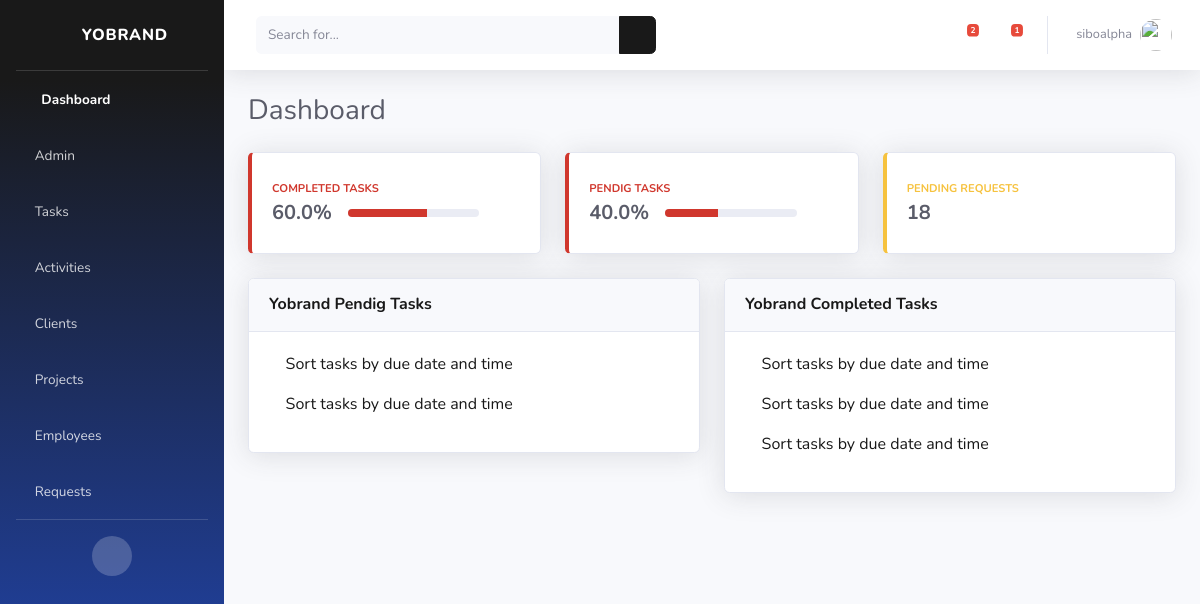
The app's page / (signed in) with its own data.
### cms/models.py (models this page shows, shortened)
class Task(models.Model):
    title = models.CharField(max_length=40, null=True)
    description = models.TextField(max_length=200, null=True)
    employee = models.ForeignKey(User, on_delete=models.SET_NULL, null=True)
    project = models.ForeignKey(Project, on_delete=models.SET_NULL ,null=True)
    complete = models.BooleanField(default=False)
    due_date = models.DateField(auto_now_add=False, null=True)
    due_time = models.TimeField(auto_now_add=False, null=True)

### cms/decorators.py (the view)
    def wrapper_func(request, *args, **kwargs):
        group = None
        if request.user.groups.exists():
            group = request.user.groups.all()[0].name
            if group == 'employees':
                return redirect('tasks')
            if group == 'managers':
                return view_func(request, *args, **kwargs)
            else:
                return HttpResponse("You are not our employee")

### cms/models.py (called while the page is built)
    def shortrequest(self):
        return self.description[0:50]+"..."

### cms/templates/cms/dashboard.html (shortened to what this page needs)
{% extends 'cms/base.html' %}
{% block content %}
<div class="container-fluid">
    <div class="d-sm-flex align-items-center justify-content-between mb-4">
        <h1 class="h3 mb-0 text-gray-800">Dashboard</h1>
    </div>
    <div class="row">
        <div class="col-xl-4 col-md-3 mb-4">
            <div class="card border-left-info shadow h-100 py-2">
                <div class="card-body">
                    <div class="row no-gutters align-items-center">
                        <div class="col mr-2">
                            <div class="text-xs font-weight-bold text-info text-uppercase mb-1"> Completed Tasks
                            </div>
                            <div class="row no-gutters align-items-center">
                                <div class="col-auto">
                                    <div class="h5 mb-0 mr-3 font-weight-bold text-gray-800">{{y}}%</div>
                                </div>
                                <div class="col">
                                    <div class="progress progress-sm mr-2">
                                        <div class="progress-bar bg-info" role="progressbar" style="width: var(--completed)"
                                            aria-valuenow="{{y}}" aria-valuemin="0" aria-valuemax="100"></div>
                                    </div>
                                </div>
                            </div>
                        </div>
                        <div class="col-auto">
                            <i class="fas fa-clipboard-list fa-2x text-gray-300"></i>
                        </div>
                    </div>
                </div>
            </div>
        </div>
        <div class="col-xl-4 col-md-6 mb-4">
            <div class="card border-left-info shadow h-100 py-2">
                <div class="card-body">
                    <div class="row no-gutters align-items-center">
                        <div class="col mr-2">
                            <div class="text-xs font-weight-bold text-info text-uppercase mb-1">Pendig Tasks
                            </div>
                            <div class="row no-gutters align-items-center">
                                <div class="col-auto">
                                    <div class="h5 mb-0 mr-3 font-weight-bold text-gray-800">{{x}}%</div>
                                </div>
                                <div class="col">
                                    <div class="progress progress-sm mr-2">
                                        <div class="progress-bar bg-info" role="progressbar" style="width: var(--uncompleted); color: green !important;"
                                            aria-valuenow="{{x}}" aria-valuemin="0" aria-valuemax="100"></div>
                                    </div>
                                </div>
                            </div>
                        </div>
                        <div class="col-auto">
                            <i class="fas fa-clipboard-list fa-2x text-gray-300"></i>
                        </div>
                    </div>
                </div>
            </div>
        </div>
        <div class="col-xl-4 col-md-6 mb-4">
            <div class="card border-left-warning shadow h-100 py-2">
                <div class="card-body">
                    <div class="row no-gutters align-items-center">
                        <div class="col mr-2">
                            <div class="text-xs font-weight-bold text-warning text-uppercase mb-1">
                                Pending Requests</div>
                            <div class="h5 mb-0 font-weight-bold text-gray-800">18</div>
                        </div>
                        <div class="col-auto">
                            <i class="fas fa-comments fa-2x text-gray-300"></i>
                        </div>
                    </div>
                </div>
            </div>
        </div>
    </div>
    <div class="row">
        <div class="col-lg-6">
            <div class="card shadow mb-4">
                <div class="card-header py-3 d-flex flex-row align-items-center justify-content-between">
                    <h6 class="m-0 font-weight-bold text-primary">Yobrand Pendig Tasks</h6>
                </div>
                <div class="card-body">
                    {% for task in tasks %}
                    {% if task.complete == False %}
                    <a href="{% url 'task' task.id %}">
                        <p><span><i class="far fa-dot-circle" style='color:red'></i><span> </span>{{task.title}}</p>
                    </a>
                    {% endif %}
                    {% endfor %}
                </div>
            </div>
        </div>
        <div class="col-lg-6">
            <div class="card shadow mb-4">
                <div class="card-header py-3 d-flex flex-row align-items-center justify-content-between">
                    <h6 class="m-0 font-weight-bold text-primary">Yobrand Completed Tasks</h6>
                </div>
                <div class="card-body">
                    {% for task in tasks %}
                    {% if task.complete %}
                    <a href="{% url 'task' task.id %}">
                        <p><span><i class="far fa-check-circle" style='color:green'></i><span> </span>{{task.title}}</p>
                    </a>
                    {% endif %}
                    {% endfor %}
                </div>
            </div>
        </div>
    </div>
</div>
</div>
</div>
{% endblock %}

### cms/templates/cms/base.html (shortened to what this page needs)
<!DOCTYPE html>
{% load static %}
<html lang="en">
<head>
    <link href="{% static 'vendor/fontawesome-free/css/all.min.css' %}" rel="stylesheet" type="text/css">
    <link href="{% static 'css/sb-admin-2.min.css' %}" rel="stylesheet">
</head>
<body id="page-top">
    <div id="wrapper">
        <ul class="navbar-nav bg-gradient-primary sidebar sidebar-dark accordion" id="accordionSidebar">
            <a class="sidebar-brand d-flex align-items-center justify-content-center" href="{% url 'dashboard' %}">
                <div class="sidebar-brand-icon rotate-n-15">
                    <i class="fas fa-laugh-wink"></i>
                </div>
                <div class="sidebar-brand-text mx-3">Yobrand</div>
            </a>
            <hr class="sidebar-divider my-0">
            <li class="nav-item active">
                <a class="nav-link" href="{% url 'dashboard' %}">
                    <i class="fas fa-fw fa-tachometer-alt"></i>
                    <span>Dashboard</span></a>
            </li>
            {% if request.user.is_staff %}
            <li class="nav-item">
                <a class="nav-link collapsed" href="#" data-toggle="collapse" data-target="#menuItemAdminPanel"
                    aria-expanded="true" aria-controls="menuItemAdminPanel">
                    <i class="fas fa-clipboard-list"></i>
                    <span>Admin</span>
                </a>
            </li>
            {% endif %}
            <li class="nav-item">
                <a class="nav-link collapsed" href="#" data-toggle="collapse" data-target="#menuItemTasks"
                    aria-expanded="true" aria-controls="menuItemTasks">
                    <i class="fas fa-clipboard-list"></i>
                    <span>Tasks</span>
                </a>
            </li>
            <li class="nav-item">
                <a class="nav-link collapsed" href="#" data-toggle="collapse" data-target="#menuItemActivities"
                    aria-expanded="true" aria-controls="menuItemActivities">
                    <i class="fas fa-network-wired"></i>
                    <span>Activities</span>
                </a>
            </li>
            <li class="nav-item">
                <a class="nav-link collapsed" href="#" data-toggle="collapse" data-target="#menuItemClients"
                    aria-expanded="true" aria-controls="menuItemClients">
                    <i class="fas fa-users"></i>
                    <span>Clients</span>
                </a>
            </li>
            <li class="nav-item">
                <a class="nav-link collapsed" href="#" data-toggle="collapse" data-target="#menuItemProjects"
                    aria-expanded="true" aria-controls="menuItemProjects">
                    <i class="fas fa-database"></i>
                    <span>Projects</span>
                </a>
            </li>
            <li class="nav-item">
                <a class="nav-link collapsed" href="#" data-toggle="collapse" data-target="#menuItemEmployees"
                    aria-expanded="true" aria-controls="menuItemEmployees">
                    <i class="fas fa-users"></i>
                    <span>Employees</span>
                </a>
            </li>
            <li class="nav-item">
                <a class="nav-link collapsed" href="#" data-toggle="collapse" data-target="#menuItemRequests"
                    aria-expanded="true" aria-controls="menuItemRequests">
                    <i class="fas fa-comments"></i>
                    <span>Requests</span>
                </a>
            </li>
            <hr class="sidebar-divider d-none d-md-block">
            <div class="text-center d-none d-md-inline">
                <button class="rounded-circle border-0" id="sidebarToggle"></button>
            </div>
        </ul>
        <div id="content-wrapper" class="d-flex flex-column">
            <div id="content">
                <nav class="navbar navbar-expand navbar-light bg-white topbar mb-4 static-top shadow">
                    <form
                        class="d-none d-sm-inline-block form-inline mr-auto ml-md-3 my-2 my-md-0 mw-100 navbar-search">
                        <div class="input-group">
                            <input type="text" class="form-control bg-light border-0 small" placeholder="Search for..."
                                aria-label="Search" aria-describedby="basic-addon2">
                            <div class="input-group-append">
                                <button class="btn btn-primary" type="button">
                                    <i class="fas fa-search fa-sm"></i>
                                </button>
                            </div>
                        </div>
                    </form>
                    <ul class="navbar-nav ml-auto">
                        <li class="nav-item dropdown no-arrow mx-1">
                            <a class="nav-link dropdown-toggle" href="#" id="alertsDropdown" role="button"
                                data-toggle="dropdown" aria-haspopup="true" aria-expanded="false">
                                <i class="fas fa-bell fa-fw"></i>
                                {% if tasks_notification %}
                                <span class="badge badge-danger badge-counter">{{tasks_notification}}</span>
                                {% endif %}
                            </a>
                        </li>
                        <li class="nav-item dropdown no-arrow mx-1">
                            <a class="nav-link dropdown-toggle" href="#" id="messagesDropdown" role="button"
                                data-toggle="dropdown" aria-haspopup="true" aria-expanded="false">
                                <i class="fas fa-comments"></i>
                                <span class="badge badge-danger badge-counter">{{requests_notification}}</span>
                            </a>
                        </li>
                        <li class="nav-item dropdown no-arrow">
                            <a class="nav-link dropdown-toggle" href="#" id="userDropdown" role="button"
                                data-toggle="dropdown" aria-haspopup="true" aria-expanded="false">
                                <span class="mr-2 d-none d-lg-inline text-gray-600 small">{{request.user}}</span>
                                <img class="img-profile rounded-circle" src="{% static 'img/undraw_profile.svg' %}">
                            </a>
                        </li>
                    </ul>
                </nav>
                {% block content%}
                {% endblock %}
</body>
</html>

### records on screen
Task: title "Sort tasks by due date and time"
Task: title "Sort tasks by due date and time"
Task: title "Sort tasks by due date and time"
Task: title "Sort tasks by due date and time"
Task: title "Sort tasks by due date and time"

### other values on screen
{{ tasks_notification }} "2"
{{ requests_notification }} "1"
{{ request.user }} "siboalpha"
{{ y }} "60.0"
{{ x }} "40.0"
